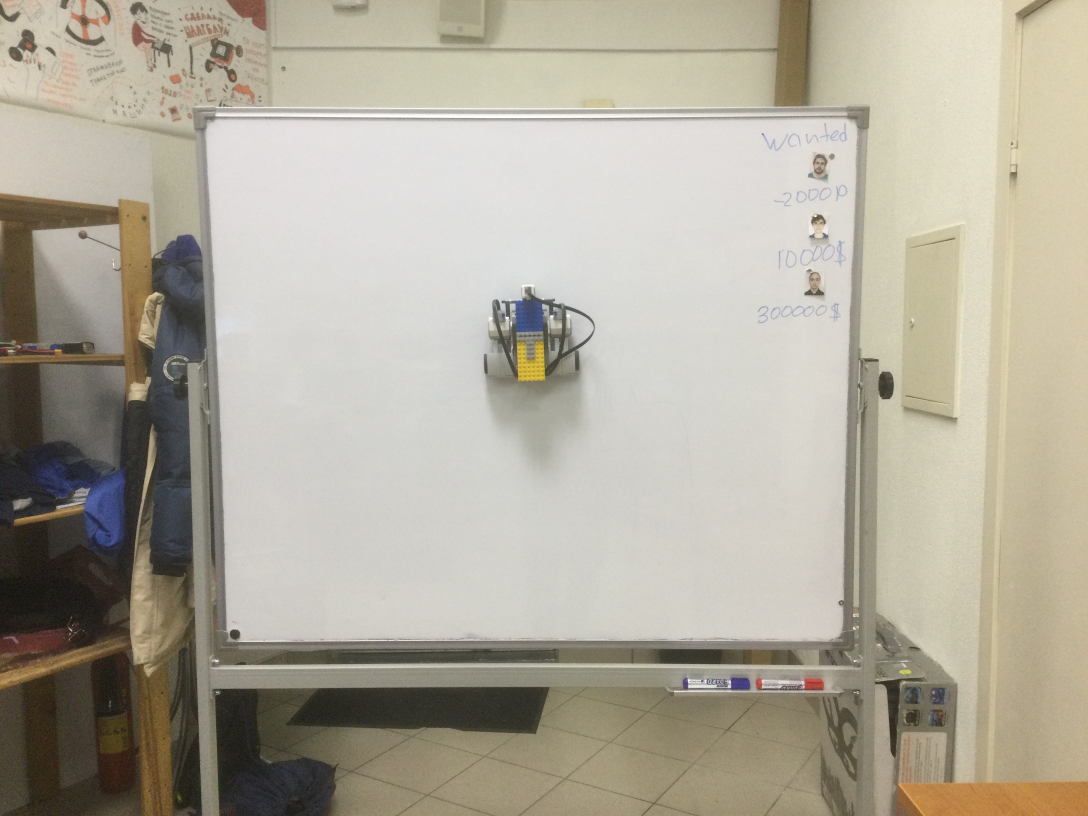
#> input picture camera_vision/test_image.JPG, 3264 x 2448 px, given in place of 2.mp4, which was not available (shown at 1/3 size)
$ python robot_detection.py
#> lines starting #> are read from the running program, lines starting #| are printed output that depends on the picture; after the words box and inside, x2 and y2 are one past the last pixel; in counts of white or black regions, pixels touching at a corner belong together; pictures that were not available may be replaced by others from this repository, and a replacement may not be noted
### camera_vision/board_detection.py
# -*- coding: utf-8 -*-
import cv2 as cv
import numpy as np


# [8 lines left out: function nothing, not called in this run]


def find_board(img: np.array, test=False, lenght=883, min_size=527132, max_size=1500000, centroid=True, record=False):
    """
    Функция для поиска доски на изображении

    :param img: RGB изображение np.array
    :param test: bool настройка параметров
    :param lenght: int Минимальная длинна линии доски
    :param min_size: int Минимальный размер определившейся доски
    :param max_size: int Максимальный размер определившейся доски
    :param centroid: bool Центрирована ли доска на frame
    :param record: запись проходных изображений

    :return: img, flag - img - перспективное преобразование доски ( кроп доски)
             flag - True - преобразование выполнено; False - преобразование не выполнено, img - оригинальная картинка
    """
    if not test:
        th_can_down = 60
        th_can_up = 69
        th_houg = 135
        min_leght = lenght
        gap = 128
        min_size = min_size
    else:
        th_can_down = cv.getTrackbarPos('th_can_down', 'settings')
        th_can_up = cv.getTrackbarPos('th_can_up', 'settings')
        th_houg = cv.getTrackbarPos('th_hough', 'settings')
        min_leght = cv.getTrackbarPos('min_line', 'settings')
        gap = cv.getTrackbarPos('gap', 'settings')
        min_size = cv.getTrackbarPos('min_size', 'settings')

    b_img = cv.cvtColor(img, cv.COLOR_BGR2GRAY)
    thresh = cv.Canny(b_img, th_can_down, th_can_up, apertureSize=3)
    kernel = np.ones((3, 3), np.uint8)
    thresh = cv.dilate(thresh, kernel, iterations=4)

    if test:
        resize = cv.resize(thresh, (480, 480), interpolation=cv.INTER_AREA)
        resize1 = cv.resize(img, (480, 480), interpolation=cv.INTER_AREA)
        cv.imshow('img_r', resize1)
        cv.imshow('canny', resize)
        k = cv.waitKey(1)
        if k == ord('q'):
            cv.destroyAllWindows()

    lines = cv.HoughLinesP(thresh, 1, np.pi / 180, th_houg, minLineLength=min_leght, maxLineGap=gap)
    transform = np.zeros(img.shape, dtype=np.uint8)

    if lines is None:
        if record:
            return [img], False
        return img, False

    for line in lines:
        x1, y1, x2, y2 = line[0]
        if test:
            cv.line(img, (x1, y1), (x2, y2), (0, 255, 0), 2)
        cv.line(transform, (x1, y1), (x2, y2), (255, 255, 255), 2)

    transform = cv.cvtColor(transform, cv.COLOR_BGR2GRAY)
    transform = cv.dilate(transform, kernel, iterations=10)
    transform = cv.bitwise_not(transform)

    counters, heir = cv.findContours(transform, cv.RETR_TREE, cv.CHAIN_APPROX_NONE)

    squares = []
    for cnt in counters:
        peri = cv.arcLength(cnt, True)
        approx = cv.approxPolyDP(cnt, 0.04 * peri, True)

        if len(approx) == 4 and min_size < cv.contourArea(cnt) < max_size:
            M = cv.moments(cnt)
            cx = int(M['m10'] / M['m00'])
            cy = int(M['m01'] / M['m00'])
            squares.append((cnt, (cx, cy)))

    if len(squares) == 0:
        if record:
            return [img], False
        return img, False

    nearest_square = squares[0]

    if test:
        print(cv.contourArea(nearest_square[0]))

    if centroid:
        img_center = (img.shape[0] // 2, img.shape[1] // 2)
        for square in squares:
            if abs(square[1][0] - img_center[1]) < abs(nearest_square[1][0] - img_center[1]) and abs(
                    square[1][1] - img_center[0]) < abs(nearest_square[1][1] - img_center[0]):
                nearest_square = square

    peri = cv.arcLength(nearest_square[0], True)
    approx = cv.approxPolyDP(nearest_square[0], 0.04 * peri, True)

    if test:
        for a in approx:
            cv.circle(img, (a[0][0], a[0][1]), 15, (255, 0, 0), -1)

    pts1 = np.float32([approx[0][0], approx[1][0], approx[2][0], approx[3][0]])
    pts2 = np.float32([[0, 0], [0, 800], [800, 800], [800, 0]])

    M = cv.getPerspectiveTransform(pts1, pts2)

    perspective = cv.warpPerspective(img, M, (800, 800))

    if test:
        cv.imshow('perspective', perspective)
        resize2 = cv.resize(transform, (480, 480), interpolation=cv.INTER_AREA)
        cv.imshow('trans', resize2)
        k = cv.waitKey(1)
        if k == ord('q'):
            cv.destroyAllWindows()
    if record:
        return [img, perspective, transform, thresh], True
    return perspective, True


# [56 lines that do not run on import are left out]
        # [4 lines of commented-out code are left out]

### camera_vision/robot_detection.py
# -*- coding: utf-8 -*-

import cv2 as cv
import numpy as np
import math

from camera_vision.board_detection import find_board

# Подобранные трешхолды
H_MIN_UP = np.array((102, 255, 70), np.uint8)
H_MAX_UP = np.array((200, 255, 130), np.uint8)
H_MIN_DOWN = np.array((77, 179, 0), np.uint8)
H_MAX_DOWN = np.array((90, 255, 71), np.uint8)


# [91 lines left out: functions nothing, tuning_color_filter, detect_label, not called in this run]


def detect_robot_coords(img, previous_values, resize=False):
    """
    Детектирование координат робота по фотографии и меткам.

    :param img: np.array текущее изображение для детектирования
    :param previous_values: Результат предыдущего удачного детектирования
    :param resize: Изменение изображения в более удобный вид (для теста)

    :return: (x, y) координаты (x, y) ценра , img детекции,
    """

    cropped, flag = find_board(img)

    if not flag:
        return previous_values

    if resize:
        # Уменьшаем картинку чтоб было видно на экране
        scale_percent = 20
        width = int(img.shape[1] * scale_percent / 100)
        height = int(img.shape[0] * scale_percent / 100)
        dim = (width, height)
        resized = cv.resize(cropped, dim, interpolation=cv.INTER_AREA)
    else:
        resized = cropped
    # Детектируем метки
    up_label = detect_label(resized, H_MIN_UP, H_MAX_UP)
    down_label = detect_label(resized, H_MIN_DOWN, H_MAX_DOWN)

    # Отрисовывем картинку
    cv.circle(resized, up_label, 5, (0, 255, 0), -1)
    cv.circle(resized, down_label, 5, (255, 0, 0), -1)
    cv.arrowedLine(resized, down_label, up_label, (0, 0, 255), 3)
    if up_label is None or down_label is None:
        return previous_values
    vector = (up_label[0] - down_label[0], up_label[1] - down_label[1])

    angle = vector[0] / (math.sqrt(vector[0] ** 2 + vector[1] ** 2))

    return up_label, resized, angle


if __name__ == '__main__':
    # [11 lines of commented-out code are left out]

    cap = cv.VideoCapture(r"C:\Users\Arilon\Desktop\Projects\MarkerBot\2.mp4")
    previous_values = [None, None, None]

    ret, frame = cap.read()
#> frame is the input picture: shape (2448, 3264, 3); mean B, G, R 155.4, 169.9, 175.6
    w, h, sz = frame.shape
#> w = 2448; h = 3264; sz = 3
    fourcc = cv.VideoWriter_fourcc(*'XVID')
    video_writer_1 = cv.VideoWriter("detection2(1).avi", fourcc, 24.0, (800, 800))

    while True:
        ret, frame = cap.read()
        if not ret:
            print('not')
            break
        # [4 lines of commented-out code are left out]
        center, res, angle = detect_robot_coords(frame, previous_values)
#> in find_board, `b_img = cv.cvtColor(img, cv.COLOR_BGR2GRAY)`:
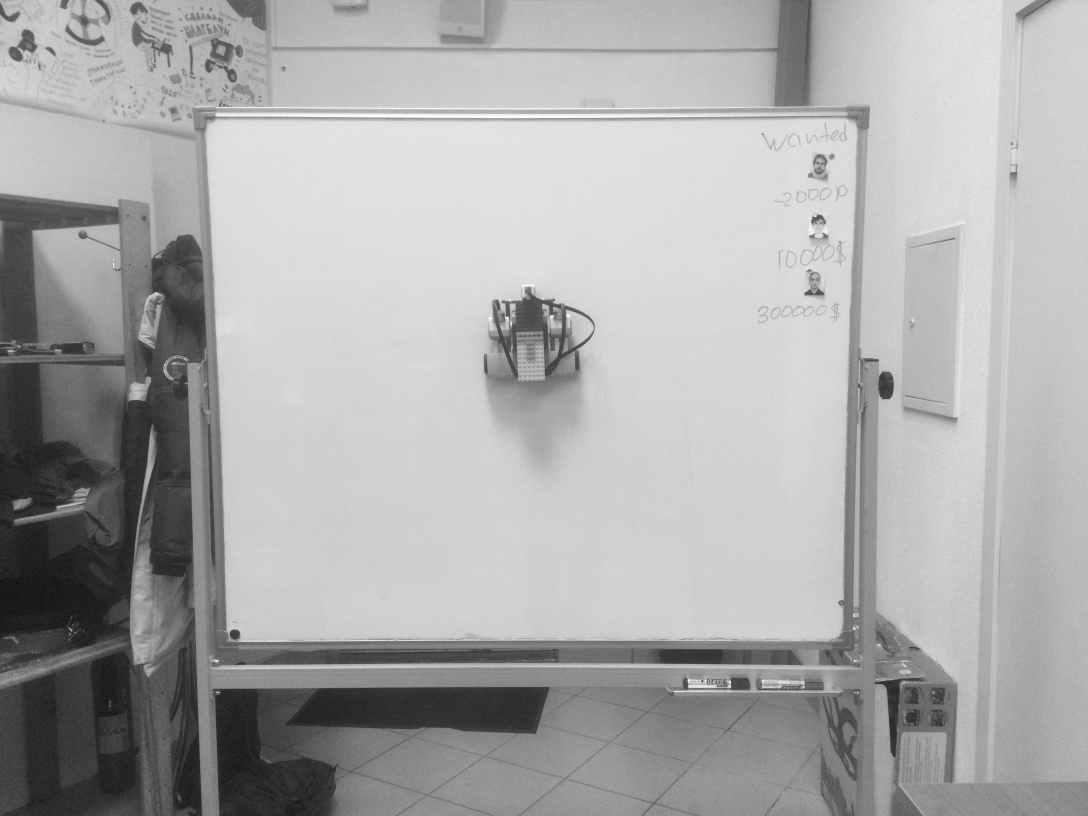
#> b_img: shape (2448, 3264) (shown at 1/3 size); min 0, max 255, mean 170
#> in find_board, `thresh = cv.Canny(b_img, th_can_down, th_can_up, apertureSize=3)`:
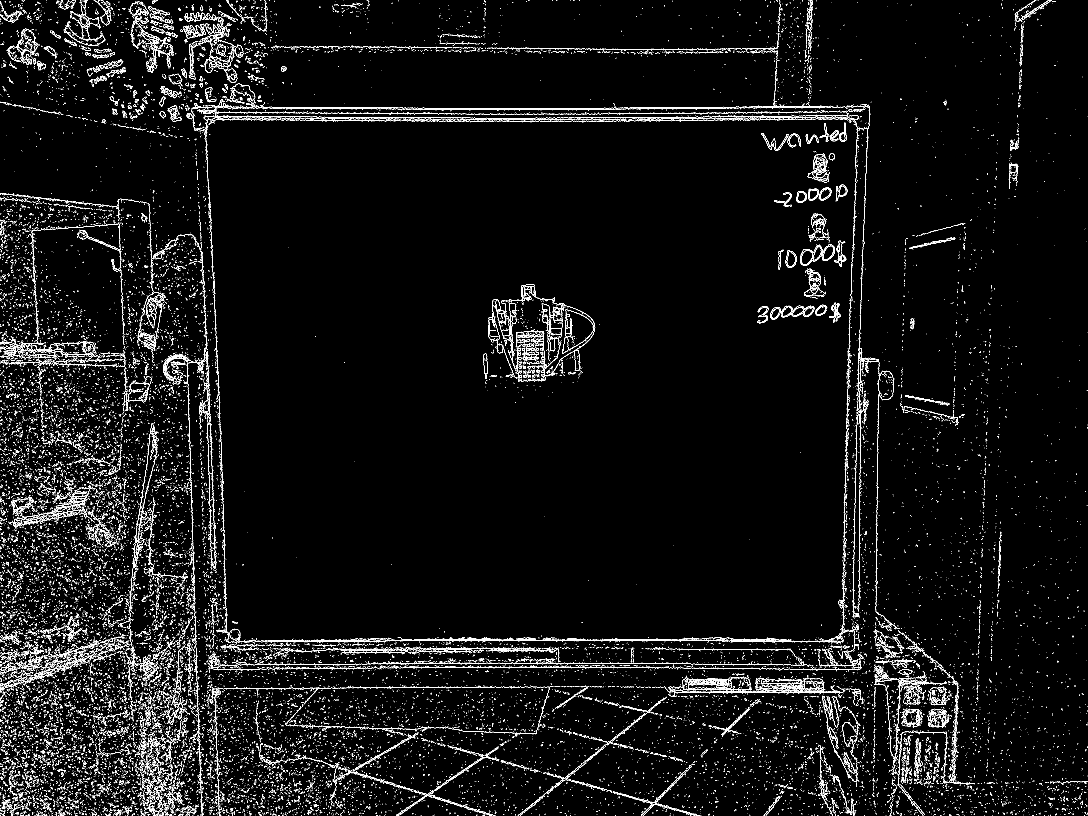
#> thresh: shape (2448, 3264) (shown at 1/3 size); 3.2% white in thin lines or dots
#> in find_board, `thresh = cv.dilate(thresh, kernel, iterations=4)`:
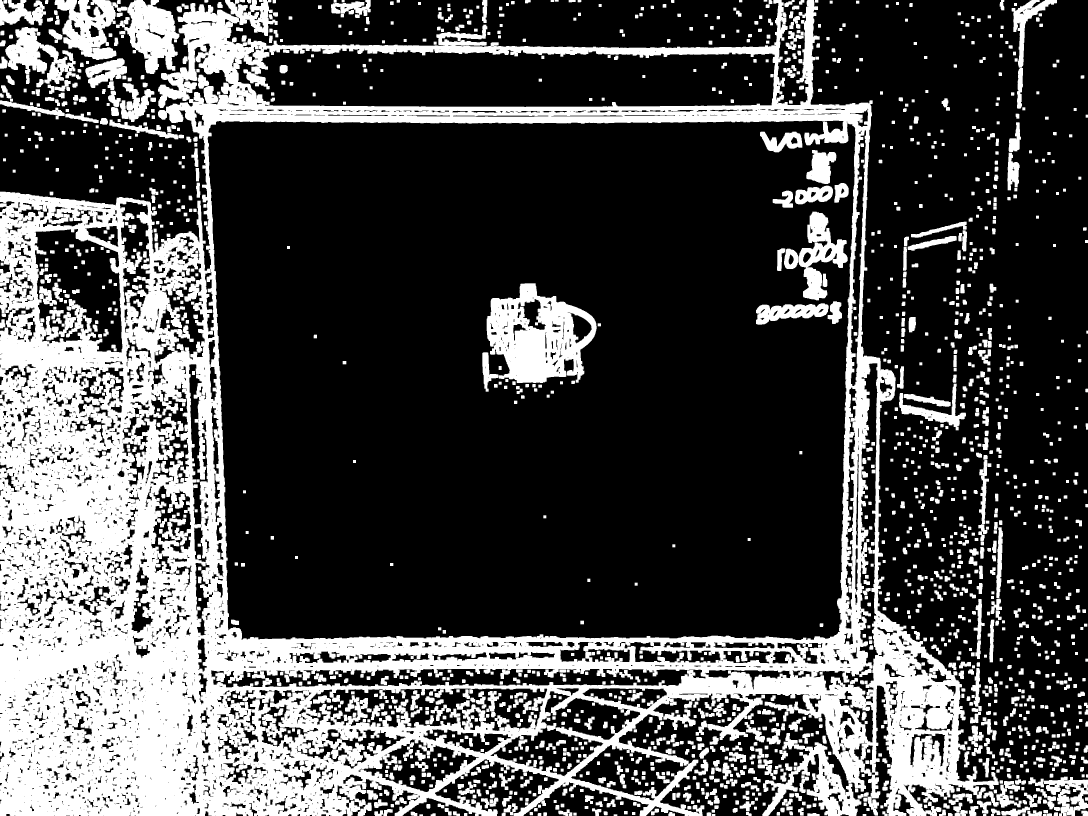
#> thresh: shape (2448, 3264) (shown at 1/3 size); 29.4% white; 1826 white regions, largest, box (x1, y1, x2, y2) and area: (0, 0, 2996, 2448) 1766242, (1460, 850, 1790, 1149) 58145, (2287, 2199, 2584, 2448) 22858
#> in find_board, `lines = cv.HoughLinesP(thresh, 1, np.pi / 180, th_houg, minLineLength=..`: lines = 841 rows, first 6: [0, 1988, 2939, 1988], [0, 1922, 3171, 1922], [0, 1949, 3052, 1949], [0, 2346, 3263, 2346], [0, 2064, 3209, 2064], [0, 1998, 3034, 1998]
#> the loop in find_board, `for line in lines:` made 841 passes
#> after the loop in find_board, `for line in lines:`: transform: shape (2448, 3264, 3); 27.4% white; 1 white region, box (x1, y1, x2, y2) and area: (0, 0, 3264, 2448) 2190140
#> in find_board, `transform = cv.dilate(transform, kernel, iterations=10)`:
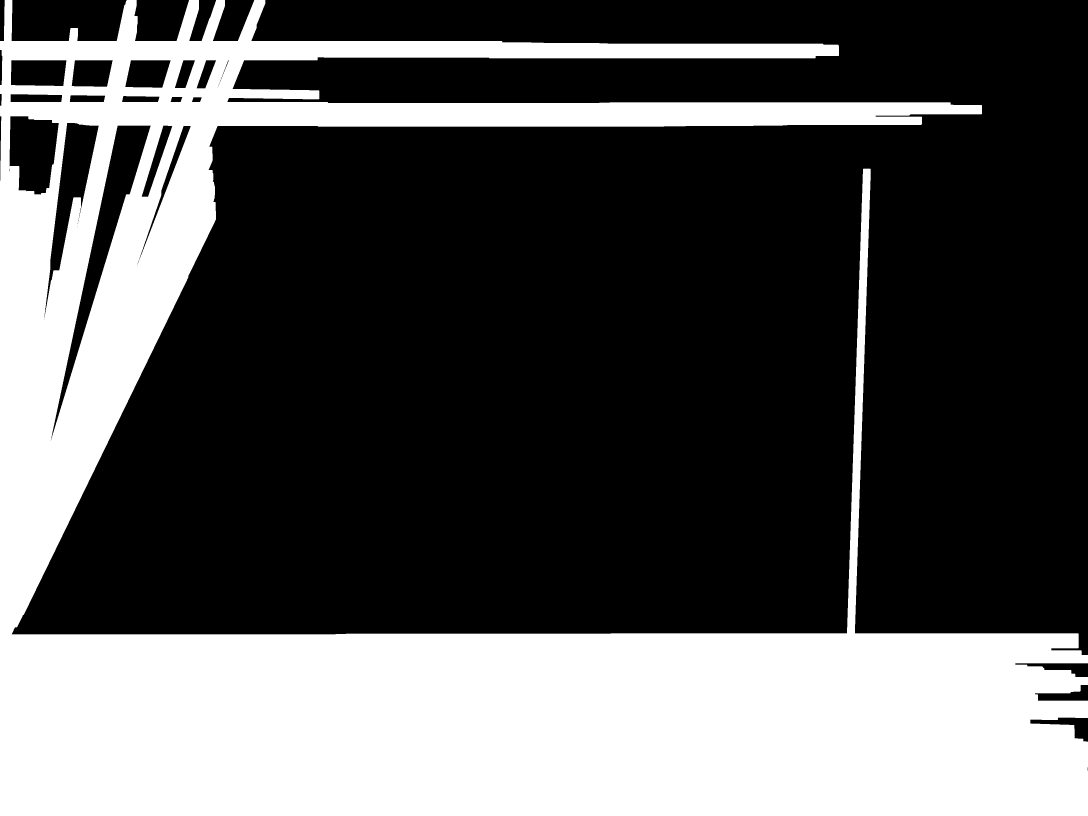
#> transform: shape (2448, 3264) (shown at 1/3 size); 33.9% white; 1 white region, box (x1, y1, x2, y2) and area: (0, 0, 3264, 2448) 2707938
#> in find_board, `transform = cv.bitwise_not(transform)`: transform: shape (2448, 3264); 66.1% white; 1 black region
#> in find_board, `counters, heir = cv.findContours(transform, cv.RETR_TREE, cv.CHAIN_APP..`: counters = 56 contours, 28 with area under 20; largest, box (x1, y1, x2, y2) and area: (35, 0, 3264, 1965) 5033186, (154, 377, 452, 1315) 43148, (35, 0, 380, 123) 38826, (134, 369, 296, 947) 27232, (29, 349, 176, 584) 26450
#> the loop in find_board, `for cnt in counters:` made 56 passes
#> (peri, approx) on passes 1, 3, 4, 5, 7, 8, 9, 10, 11, 12: (18, [[3263, 2302], [3263, 2311]]), (403.3, [[3263, 2055], [3105, 2082], [3114, 2101], [3263, 2101]]), (507, [[3046, 1990], [3263, 2030], [3263, 1990]]), (0, [[152, 1321]]), (2, [[132, 956], [132, 957]]), (6, [[133, 948], [133, 951]]), (0, [[411, 796]]), (0, [[412, 793]]), (2, [[413, 790], [413, 791]]), (2, [[414, 787], [414, 788]])
#> peri on passes 2, 13, 42, 43, 51: 478.6, 6.83, 6.83, 6.83, 21852.6
#> after the loop in find_board, `for cnt in counters:`: squares = []
#> in detect_robot_coords, `cropped, flag = find_board(img)`: flag = False
        previous_values = [center, res, angle]
        if res is None:
            frame = cv.resize(frame, (800, 800), interpolation=cv.INTER_AREA)
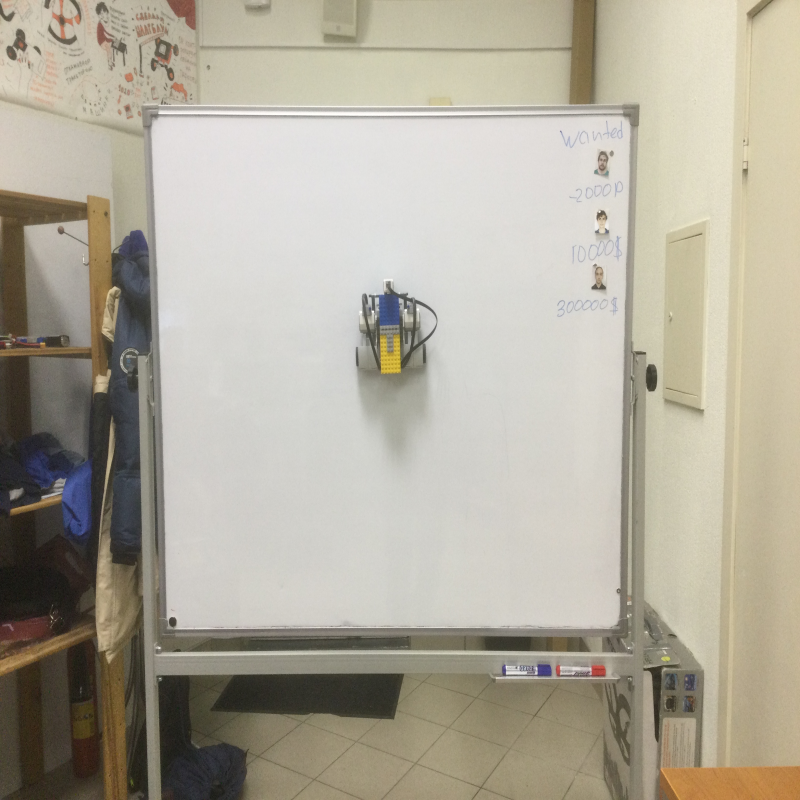
#> frame: shape (800, 800, 3); mean B, G, R 155.4, 169.9, 175.6
            video_writer_1.write(frame)
        else:
            video_writer_1.write(res)


        # [7 lines of commented-out code are left out]
    cap.release()
    video_writer_1.release()


    # [11 lines of commented-out code are left out]
